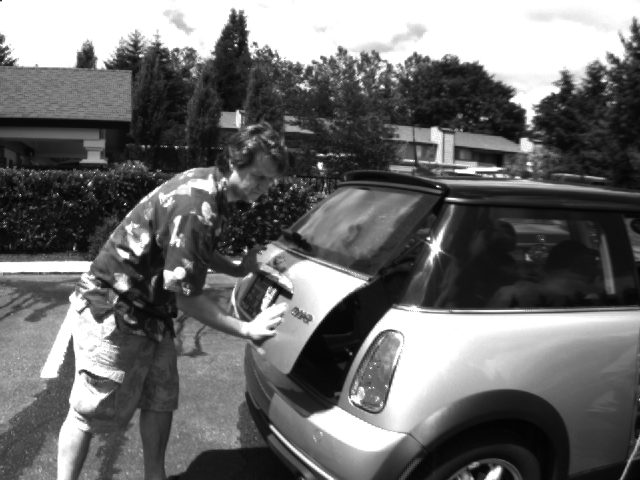
%> input picture frame10.png, 640 x 480 px
$ octave --eval "V_cycle;"   (GNU Octave 9; MATLAB toolbox functions it lacks are replaced by stand-ins)
%> lines starting %> are read from the running program, lines starting %| are printed output that depends on the picture; in (x1, y1, x2, y2) boxes, pixels count from 0 and x2, y2 are one past the last pixel; in counts of white or black regions, pixels touching at a corner belong together; the program's own positions count from 1
### initial_values.m
function [u0, v0, Ix, Iy, lambda, rhsu, rhsv, tol, maxit] = initial_values();

I0 = double(imread('frame10.png'));
%> I0: size 480x640 double; min 3, max 255, mean 108.4; mean of the top-left, top-right, bottom-left and bottom-right quarters 105.8, 117, 108.3, 102.6
I1 = double(imread('frame11.png'));
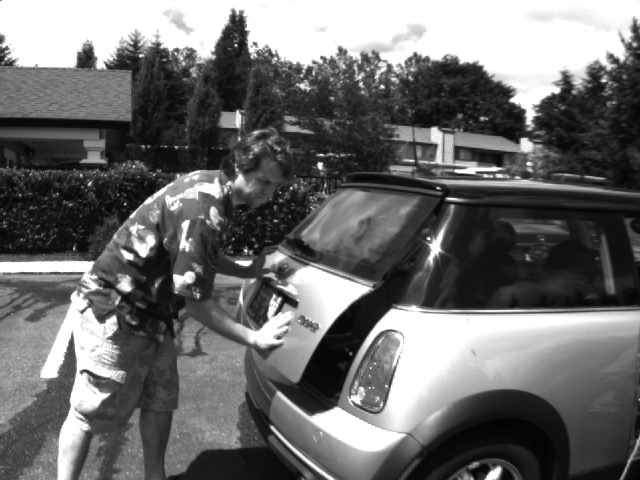
%> input picture frame11.png, 640 x 480 px
%> I1: size 480x640 double; min 2, max 255, mean 108.7; mean of the top-left, top-right, bottom-left and bottom-right quarters 105.8, 116.9, 107.9, 104

[I0,I1] = imagePreprocessing(I0,I1);
[It,Ix,Iy] =  dI(I0,I1);
lambda = 1000;

rhsu = -Ix.*It;
rhsv = -Iy.*It;

u0 = zeros(size(rhsu));
v0 = zeros(size(rhsv));

tol = 0.001;
maxit = 1000;
end

### imagePreprocessing.m
function [I0,I1] = imagePreprocessing(I0,I1)


sigma = 5;
I0 = imgaussfilt(I0,sigma);
I1 = imgaussfilt(I1,sigma);


end

### dI.m
function [dtI,dxI,dyI] = dI(I0,I1)
%% Pre-allocating
[n,m] = size(I0);
%> n = 480; m = 640
dxI0 = zeros(size(I0));
dxI1 = zeros(size(I1));
dyI0 = zeros(size(I0));
dyI1 = zeros(size(I1));
%% dtI
dtI = I1-I0;

%% dxI
for i = 1:m-1
    dxI0(:,i) = I0(:,i+1)-I0(:,i);
    dxI1(:,i) = I1(:,i+1)-I1(:,i);
end
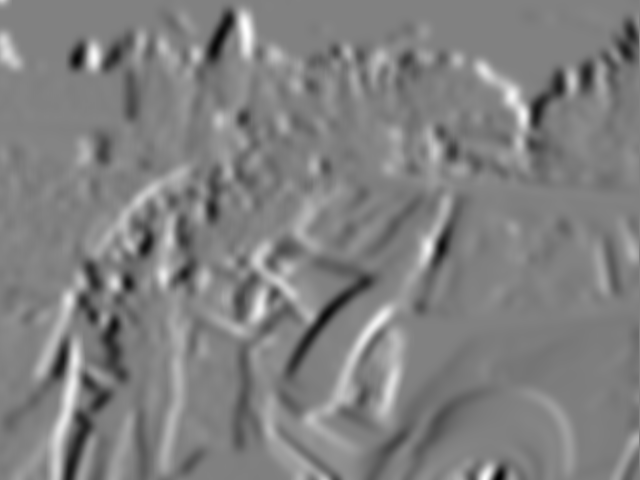
%> dxI0: size 480x640 double; min -16.8, max 16.32, mean -0.0649; drawn with min black and max white
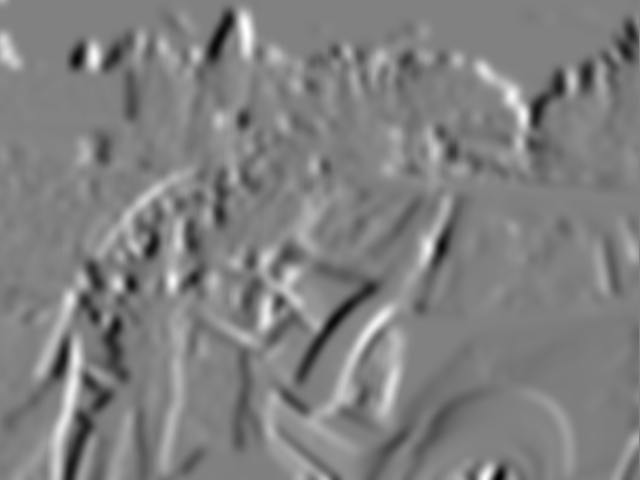
%> dxI1: size 480x640 double; min -16.79, max 16.31, mean -0.0655; drawn with min black and max white
    dxI0(:,m) =  I0(:,m)-I0(:,m-1);
%> dxI0: size 480x640 double; 0.16% of pixels changed, all inside (x1, y1, x2, y2) = (639, 0, 640, 480)
    dxI1(:,m) =  I1(:,m)-I1(:,m-1);

    dxI = 1/2*(dxI0+dxI1);
%% dyI
for i = 1:n-1
    dyI0(i,:) = I0(i+1,:)-I0(i,:);
    dyI1(i,:) = I1(i+1,:)-I1(i,:);
end
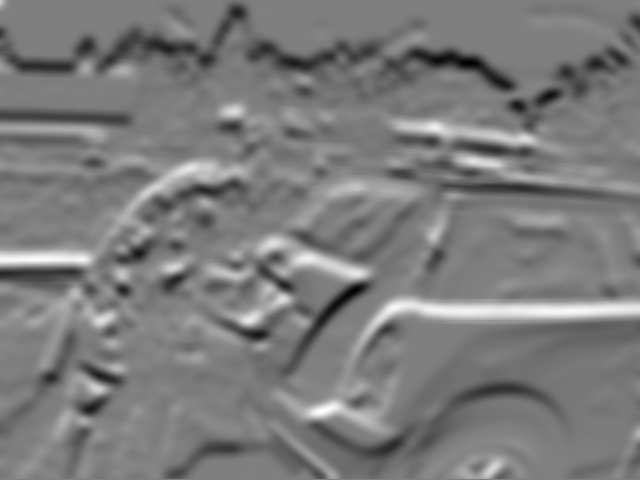
%> dyI0: size 480x640 double; min -17.07, max 17.18, mean -0.399; drawn with min black and max white
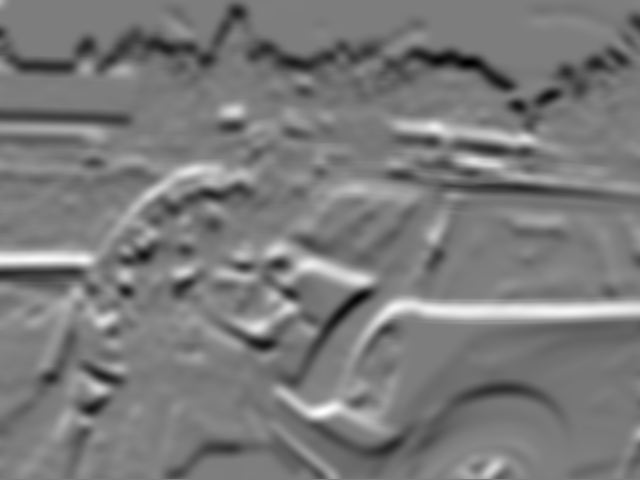
%> dyI1: size 480x640 double; min -17.08, max 17.5, mean -0.399; drawn with min black and max white
    dyI0(n,:) =  I0(n,:)-I0(n-1,:);
%> dyI0: size 480x640 double; 0.21% of pixels changed, all inside (x1, y1, x2, y2) = (0, 479, 640, 480)
    dyI1(n,:) =  I1(n,:)-I1(n-1,:);

    dyI = 1/2*(dyI0+dyI1);
end

### V_cycle/subcycle.m
function [ u1,v1 ,norm1_r] = subcycle(level,u0,v0,I0,I1,pre_s,post_s,lambda,max_level,norm1_r)
%UNTITLED4 Summary of this function goes here
%   Detailed explanation goes here

%% getSystem
[M,N] = size(I0);
[Syst_mat,RHS] = rediscretize(I0,I1,M,N,lambda);

int_check=isinteger(int16(M)/(2^level)) && isinteger(int16(N)/(2^level));

%% pre_smooth
% [u1,v1]=rb_GS(Syst_mat,RHS,u0,v0,pre_s,M,N);
norm1_r = [norm1_r;norm(RHS-Syst_mat*[u0;v0])];
plot(norm1_r,'-*')
[u1,v1,norm_r] = Gauss_Seidel_RB_y(u0, v0, lambda, RHS, Syst_mat, M,N, pre_s);
norm1_r = [norm1_r;norm_r];
plot(norm1_r,'-*')
title('Pre-smooth')
% u1 = u0(:);
% v1 = v0(:);

%% initiate recursion
if level<max_level && int_check
[u1]=step_down(u1,M,N);
[v1]=step_down(v1,M,N);
[I0]=step_down_im(I0,M,N);
[I1]=step_down_im(I1,M,N);

[u1,v1,norm1_r]=subcycle(level+1,u1,v1,I0,I1,pre_s,post_s,lambda,max_level,norm1_r);

[u1]=step_up(u1,M,N);
[v1]=step_up(v1,M,N);
% [I0]=step_up_im(I0,M,N);
% [I1]=step_up_im(I1,M,N);
else
    if level==max_level
    %% cg
    x0=[u1;v1];
    [x,r,cnt,norm_r]=conjugate_gradient(Syst_mat,RHS,x0(:),10^-3,1000);
    fprintf('Norm of residual = %1.2e \nNumber of steps = %i\n', norm(r),cnt)
    norm1_r = [norm1_r;norm_r'];
    plot(norm1_r,'-*')
    title('After CG')
    u1 = x(1:M*N); v1 = x(M*N+1:end);
    end

end


%% post_smooth
[u1,v1,norm_r] = Gauss_Seidel_RB_y(u1, v1, lambda, RHS, Syst_mat, M,N, post_s);
r = norm(RHS-Syst_mat*[u1;v1])
norm1_r = [norm1_r;norm_r];
plot(norm1_r);
title('Post smoothing')

end

### V_cycle/step_down.m
function [ v1 ] = step_down(u1,M,N)
%UNTITLED2 Summary of this function goes here
%   Detailed explanation goes here

u1 = reshape(u1,M,N);
v1 = 1/4*(u1(1:2:M,1:2:N)+u1(2:2:M,1:2:N)+u1(1:2:M,2:2:N)+u1(2:2:M,2:2:N));
v1=v1(:);

end

### V_cycle/step_down_im.m
function [ v1 ] = step_down_im(u1,M,N)
%UNTITLED2 Summary of this function goes here
%   Detailed explanation goes here


v1 = 1/4*(u1(1:2:M,1:2:N)+u1(2:2:M,1:2:N)+u1(1:2:M,2:2:N)+u1(2:2:M,2:2:N));


end

### V_cycle/Gauss_Seidel_RB_y.m
function [u,v,norm_r] = Gauss_Seidel_RB_y(u0, v0, lambda, RHS, Syst_mat, M,N, maxit)

%
% [u,v] = Gauss_Seidel_RB(u0, v0, Ix, Iy, rhsu, rhsv, tol, maxit) performs
% the red black method for solving the optical flow problem.
%
% input:
% u0 - initial guess for u
% v0 - initial guess for v
% Ix - x-derivative of the first frame
% Iy - y-derivative of the first frame
% lambda - regularisation parameter
% rhsu - right-hand side in the equation for u
% rhsv - right-hand side in the equation for v
% tol - relative residual tolerance
% maxit - maximum number of iterations
%
% output:
% u - numerical solution for u
% v - numerical solution for v
% addpath GivenCode
tic
%% Initializing values
% [M,N] = size(Ix); % M rows and N columns
%% Creating B1
B1 = Syst_mat(1:M*N,1:M*N);
B2 = Syst_mat(M*N+1:2*M*N, M*N+1:2*M*N);
IxIy = Syst_mat(1:M*N,M*N+1:2*M*N);
%% Creating IxIy


%% Create full matrix
rhsu = RHS(1:M*N); rhsv = RHS(M*N+1:end);
%Black first, red second
[black,red] = getRedBlack(M,N);
D1 = B1(black,black); D2 = B1(red,red); D3 = B2(black,black); D4 = B2(red,red);
D1_inv = diag(D1).^-1; D2_inv = diag(D2).^-1; D3_inv = diag(D3).^-1; D4_inv = diag(D4).*-1;
E1 = B1(black,red); F1 = B1(red,black); E2 = B2(black,red); F2 = B2(red,black);
A1 = IxIy(black,black); A2 = IxIy(red,red);
u1 = u0(black); u2 = u0(red); v1 = v0(black); v2 = v0(red);
b1 = rhsu(black); b2 = rhsu(red); b3 = rhsv(black); b4 = rhsv(red);

ZEROS = spdiags(zeros(length(D1),1),0,M*N/2,M*N/2);
A = [D1    , E1    , A1    , ZEROS;
     F1    , D2    , ZEROS , A2;
     A1    , ZEROS , D3    , E2;
     ZEROS , A2    , F2    , D4];
cnt = 0;
norm_r = zeros(maxit,1);
b = [b1;b2;b3;b4];
while maxit > cnt
    cnt = cnt+1;
    u1 = D1\(b1 - (E1*u2 + A1*v1));%
    u2 = D2\(b2 - (F1*u1 + A2*v2));%
    v1 = D3\(b3 - (E2*v2 + A1*u1));%
    v2 = D4\(b4 - (F2*v1 + A2*u2));%

    norm_r(cnt) = norm(b-A*[u1;u2;v1;v2]);
end
u = [u1;u2];
v = [v1;v2];
u([black,red]) = u;
v([black,red]) = v;

% u = reshape(u,M,N); v = reshape(v,M,N);
%% Visualization
% img = mycomputeColor(u,v); % Have made a small change in this function;
% figure;
% imagesc(img)


end

### V_cycle/rediscretize.m
function [Syst_mat,RHS] = rediscretize(I0,I1,M,N,lambda)
%UNTITLED Summary of this function goes here
%   Detailed explanation goes here
Syst_mat=0;
RHS=0;

[It,Ix,Iy] =  dI(I0,I1);
% M rows and N columns
%% Creating B1
Ix = Ix(:);
Iy = Iy(:);
It = It(:);
e = -lambda*ones(M*N,1);
diagonal1 = -4*e + Ix.^2;
diagonal2 = -4*e + Iy.^2;
B1 = spdiags([e,e,diagonal1,e,e],[-M,-1,0,1,M],M*N,M*N);
B2 = spdiags([e,e,diagonal2,e,e],[-M,-1,0,1,M],M*N,M*N);

indices1 = (M+1):M:M*N; indices2 = M:M:(M*N-1);
B1(indices1,indices2) = 0; B1(indices2,indices1) = 0; B2(indices1,indices2) = 0; B2(indices2,indices1) = 0;
%% Creating IxIy
IxIy = spdiags(Ix.*Iy,0,M*N,M*N);
%% RHS

RHS = -[Ix.*It;Iy.*It];

%% Create full matrix
Syst_mat = [B1,IxIy;
            IxIy,B2];

end

### getRedBlack.m
function [black,red] = getRedBlack(M,N)

if mod(M,2) == 1
    black = 1:2:M*N;
    red = 2:2:M*N;
else
    X = reshape(1:M*N,M,N)';
    red = zeros(ceil(M*N/2),1);
    redCNT = 0;
    for i = 1:2:M
        red(redCNT+1:redCNT + length(X(2:2:end,i))) = X(2:2:end,i);
        redCNT = redCNT + length(X(2:2:end,i));
    end
    for i = 2:2:M
        red(redCNT+1:redCNT + length(X(1:2:end,i))) = X(1:2:end,i);
        redCNT = redCNT + length(X(1:2:end,i));
    end
    red = sort(red);
    black = ((1:2:N*M)+(2:2:M*N))'-red;
end
end

### V_cycle/V_cycle.m
function V_cycle()
%UNTITLED4 Summary of this function goes here
%   Detailed explanation goes here
addpath('C:\Users\halvo\Documents\MATLAB\TMA4205\TMA4205\GivenCode');
addpath('C:\Users\halvo\Documents\MATLAB\TMA4205\TMA4205');

[u0, v0, ~, ~, ~, ~, ~, ~, ~]=initial_values();
%> in initial_values, `rhsv = -Iy.*It;`:
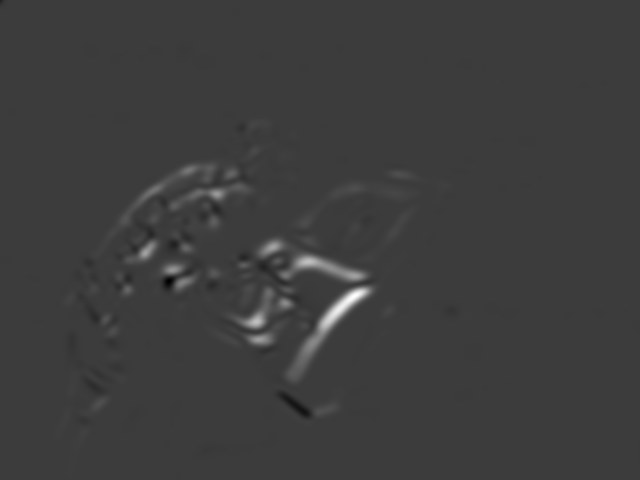
%> rhsv: size 480x640 double; min -528.2, max 1711.4, mean 13.6; drawn with min black and max white
%> u0: size 480x640 double; every value is 0
I0 = double(imread('frame10.png'));
I1 = double(imread('frame11.png'));
tic
[M,N] = size(I0);
%> M = 480; N = 640
[I0,I1] = imagePreprocessing(I0,I1);

%% Initializing values
step=0;
int_check=isinteger(1);

u1=u0(:);
v1=v0(:);

norm1_r = [];
for i = 1:5
    [u1,v1,norm_r]=subcycle(0,u1,v1,I0,I1,50,50,1000,4,norm1_r);
    norm1_r = [norm1_r;norm_r];
end
%> this loop made 1 pass
%> norm1_r on pass 1: 68307.5
%> pass 1, in subcycle (call 5), `title('Pre-smooth')`:
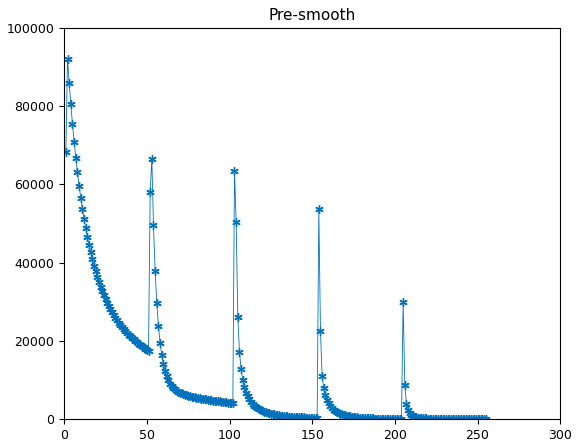
%> figure redrawn from the program's plot data; curve peaks at x = 2, y = 92112.1
%> the run ends on the next line

u1 = reshape(u1,M,N); v1 = reshape(v1,M,N);
img = mycomputeColor(u1,v1); % Have made a small change in this function;
figure;
imagesc(img)

end
